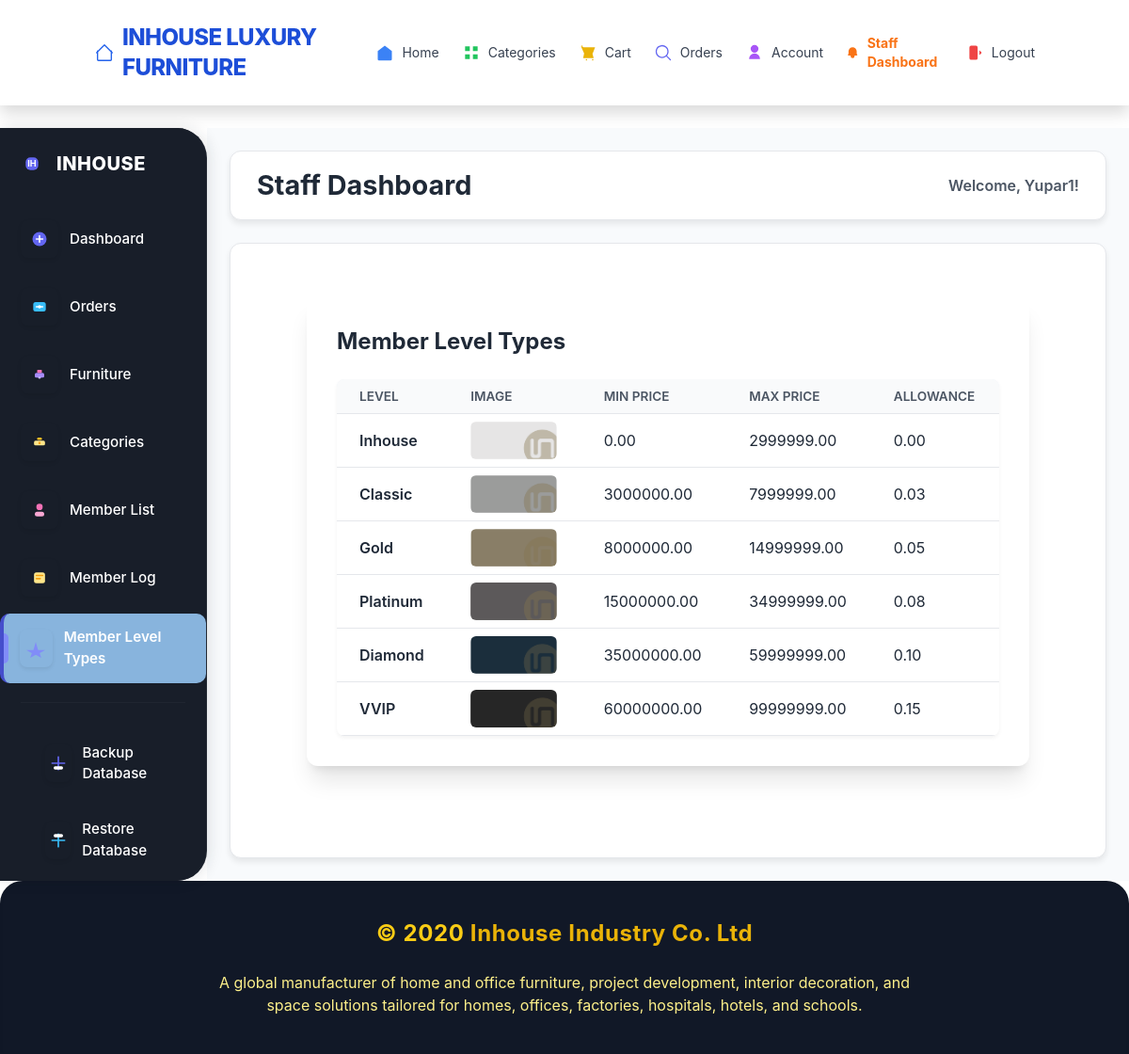
The page /staff/memberlevels/ (signed in) on the database its author committed.
### store/models.py (models this page shows, shortened)
class CustomUser(AbstractUser):
    phone = models.CharField(max_length=15, blank=True, null=True)
    nrc = models.CharField(max_length=30, blank=True)
    dob = models.DateField(null=True, blank=True)
    c_code = models.CharField(max_length=20, unique=True, blank=True)
    createdby = models.CharField(max_length=20, default='website')
    amount = models.DecimalField(
        max_digits=10,
        decimal_places=2,
        default=0.00
    )
    member_level_choices = [
        ('INHOUSE', 'Inhouse'),
        ('CLASSIC', 'Classic'),
        ('GOLD', 'Gold'),
        ('PLATINUM', 'Platinum'),
        ('DIAMOND', 'Diamond'),
        ('VVIP', 'VVIP'),
    ]
    member_level = models.CharField(
        max_length=10,
        choices=member_level_choices,
        default='Bronze'
    )

class MemberLevel(models.Model):
    LEVEL_CHOICES = [
        ('INHOUSE', 'Inhouse'),
        ('CLASSIC', 'Classic'),
        ('GOLD', 'Gold'),
        ('PLATINUM', 'Platinum'),
        ('DIAMOND', 'Diamond'),
        ('VVIP', 'VVIP'),
    ]
    name = models.CharField(max_length=20, choices=LEVEL_CHOICES, unique=True)
    image = models.ImageField(upload_to='member_levels/', blank=True, null=True)
    min_price = models.DecimalField(max_digits=12, decimal_places=2)
    max_price = models.DecimalField(max_digits=12, decimal_places=2)
    allowance = models.DecimalField(max_digits=12, decimal_places=2, help_text="Allowance for this level")

### store/views_staff.py (the view)
@login_required
@user_passes_test(is_staff_check)
def staff_memberlevel_list(request):
    from .models import MemberLevel
    levels = MemberLevel.objects.all().order_by('min_price')
    return render(request, 'staff/memberlevel_list.html', {'levels': levels})

### store/templates/staff/memberlevel_list.html (shortened to what this page needs)
{% extends "staff/base_staff.html" %}
{% block content %}
<div class="max-w-3xl mx-auto bg-white dark:bg-gray-900 rounded-xl shadow-xl p-8 mt-8">
    <h2 class="text-2xl font-bold mb-6">Member Level Types</h2>
    <table class="min-w-full table-auto border-collapse">
        <thead>
            <tr class="bg-slate-100 dark:bg-slate-800">
                <th class="px-4 py-2">Level</th>
                <th class="px-4 py-2">Image</th>
                <th class="px-4 py-2">Min Price</th>
                <th class="px-4 py-2">Max Price</th>
                <th class="px-4 py-2">Allowance</th>
            </tr>
        </thead>
        <tbody>
            {% for level in levels %}
            <tr class="border-b">
                <td class="px-4 py-2 font-semibold">{{ level.get_name_display }}</td>
                <td class="px-4 py-2">
                    {% if level.image %}
                        <img src="{{ level.image.url }}" alt="{{ level.get_name_display }}" class="h-10 rounded" />
                    {% else %}
                        <span class="text-gray-400">No image</span>
                    {% endif %}
                </td>
                <td class="px-4 py-2">{{ level.min_price }}</td>
                <td class="px-4 py-2">{{ level.max_price }}</td>
                <td class="px-4 py-2">{{ level.allowance }}</td>
            </tr>
            {% empty %}
            <tr>
                <td colspan="5" class="text-center py-6 text-gray-500">No member levels found.</td>
            </tr>
            {% endfor %}
        </tbody>
    </table>
</div>
{% endblock %}

### store/templates/staff/base_staff.html (shortened to what this page needs)
{% extends "main/base.html" %}
{% load static %}
{% block body_content %}
    <div class="staff-layout-wrapper">
        <div class="sidebar" id="staffSidebar"
             style="background: #181e29; color: #fff; border-radius: 0 2rem 2rem 0; box-shadow: 2px 0 16px rgba(24,30,41,0.12); width: 220px; min-width: 180px; padding: 0;">
            <div class="flex flex-col h-full">
                <div class="flex items-center gap-3 mb-8 pl-6 pt-6">
                    <svg class="w-9 h-9" viewBox="0 0 24 24" fill="none">
                        <rect x="4" y="4" width="16" height="16" rx="6" fill="#6366f1" />
                        <text x="12" y="16" text-anchor="middle" font-size="11" font-weight="bold">
                            <tspan fill="#fff">IH</tspan>
                        </text>
                    </svg>
                    <span class="font-extrabold text-xl text-white tracking-wide">INHOUSE</span>
                </div>
                <nav class="flex-1">
                    <ul class="flex flex-col gap-1">
                        <li>
                            <a href="{% url 'staff_dashboard' %}" class="sidebar-modern-link group {% if request.resolver_match.url_name == 'staff_dashboard' %}active{% endif %}" style="padding-left: 0;">
                                <span class="block w-1.5 h-8 rounded-r-full {% if request.resolver_match.url_name == 'staff_dashboard' %}bg-indigo-400{% else %}bg-transparent{% endif %}"></span>
                                <span class="sidebar-modern-icon" style="background: none; color: #fff;">
                                    <svg class="w-6 h-6" fill="none" viewBox="0 0 24 24">
                                        <circle cx="12" cy="12" r="9" fill="#6366f1"/>
                                        <path d="M8 12h8" stroke="#fff" stroke-width="2" stroke-linecap="round"/>
                                        <path d="M12 8v8" stroke="#fff" stroke-width="2" stroke-linecap="round"/>
                                    </svg>
                                </span>
                                <span class="sidebar-modern-label text-white">Dashboard</span>
                            </a>
                        </li>
                        <li>
                            <a href="{% url 'staff_order_list' %}" class="sidebar-modern-link group {% if 'staff_order' in request.resolver_match.url_name %}active{% endif %}" style="padding-left: 0;">
                                <span class="block w-1.5 h-8 rounded-r-full {% if 'staff_order' in request.resolver_match.url_name %}bg-indigo-400{% else %}bg-transparent{% endif %}"></span>
                                <span class="sidebar-modern-icon" style="background: none; color: #fff;">
                                    <svg class="w-6 h-6" fill="none" viewBox="0 0 24 24">
                                        <rect x="4" y="6" width="16" height="12" rx="3" fill="#38bdf8"/>
                                        <path d="M8 12h8" stroke="#fff" stroke-width="2" stroke-linecap="round"/>
                                        <circle cx="12" cy="12" r="2" fill="#fff"/>
                                    </svg>
                                </span>
                                <span class="sidebar-modern-label text-white">Orders</span>
                            </a>
                        </li>
                        <li>
                            <a href="{% url 'staff_furniture_list' %}" class="sidebar-modern-link group {% if 'staff_furniture' in request.resolver_match.url_name %}active{% endif %}" style="padding-left: 0;">
                                <span class="block w-1.5 h-8 rounded-r-full {% if 'staff_furniture' in request.resolver_match.url_name %}bg-indigo-400{% else %}bg-transparent{% endif %}"></span>
                                <span class="sidebar-modern-icon" style="background: none; color: #fff;">
                                    <svg class="w-6 h-6" fill="none" viewBox="0 0 24 24">
                                        <rect x="6" y="10" width="12" height="6" rx="2" fill="#a78bfa"/>
                                        <rect x="9" y="6" width="6" height="4" rx="1" fill="#f472b6"/>
                                        <circle cx="12" cy="16" r="1.5" fill="#c4b5fd"/>
                                    </svg>
                                </span>
                                <span class="sidebar-modern-label text-white">Furniture</span>
                            </a>
                        </li>
                        <li>
                            <a href="{% url 'staff_category_list' %}" class="sidebar-modern-link group {% if 'staff_category' in request.resolver_match.url_name %}active{% endif %}" style="padding-left: 0;">
                                <span class="block w-1.5 h-8 rounded-r-full {% if 'staff_category' in request.resolver_match.url_name %}bg-indigo-400{% else %}bg-transparent{% endif %}"></span>
                                <span class="sidebar-modern-icon" style="background: none; color: #fff;">
                                    <svg class="w-6 h-6" fill="none" viewBox="0 0 24 24">
                                        <rect x="5" y="10" width="14" height="6" rx="2" fill="#fde68a"/>
                                        <rect x="9" y="6" width="6" height="3" rx="1.5" fill="#fbbf24"/>
                                        <circle cx="12" cy="13" r="1.5" fill="#f59e0b"/>
                                    </svg>
                                </span>
                                <span class="sidebar-modern-label text-white">Categories</span>
                            </a>
                        </li>
                        <li>
                            <a href="{% url 'staff_customer_list' %}" class="sidebar-modern-link group {% if request.resolver_match.url_name == 'staff_customer_list' %}active{% endif %}" style="padding-left: 0;">
                                <span class="block w-1.5 h-8 rounded-r-full {% if request.resolver_match.url_name == 'staff_customer_list' %}bg-indigo-400{% else %}bg-transparent{% endif %}"></span>
                                <span class="sidebar-modern-icon" style="background: none; color: #fff;">
                                    <svg class="w-6 h-6" fill="none" viewBox="0 0 24 24">
                                        <circle cx="12" cy="8" r="4" fill="#f472b6"/>
                                        <rect x="6" y="14" width="12" height="6" rx="3" fill="#f9a8d4"/>
                                    </svg>
                                </span>
                                <span class="sidebar-modern-label text-white">Member List</span>
                            </a>
                        </li>
                        <li>
                            <a href="{% url 'staff_mbl_list' %}" class="sidebar-modern-link group {% if request.resolver_match.url_name == 'staff_mbl_list' %}active{% endif %}" style="padding-left: 0;">
                                <span class="block w-1.5 h-8 rounded-r-full {% if request.resolver_match.url_name == 'staff_mbl_list' %}bg-indigo-400{% else %}bg-transparent{% endif %}"></span>
                                <span class="sidebar-modern-icon" style="background: none; color: #fff;">
                                    <svg class="w-6 h-6" fill="none" viewBox="0 0 24 24">
                                        <rect x="5" y="5" width="14" height="14" rx="3" fill="#fde68a"/>
                                        <path d="M8 9h8M8 13h5" stroke="#f59e0b" stroke-width="2" stroke-linecap="round"/>
                                    </svg>
                                </span>
                                <span class="sidebar-modern-label text-white">Member Log</span>
                            </a>
                        </li>
                        <li>
                            <a href="{% url 'staff_memberlevel_list' %}" class="sidebar-modern-link group {% if request.resolver_match.url_name == 'staff_memberlevel_list' %}active{% endif %}" style="padding-left: 0;">
                                <span class="block w-1.5 h-8 rounded-r-full {% if request.resolver_match.url_name == 'staff_memberlevel_list' %}bg-indigo-400{% else %}bg-transparent{% endif %}"></span>
                                <span class="sidebar-modern-icon" style="background: none; color: #fff;">
                                    <svg class="w-6 h-6" fill="none" viewBox="0 0 24 24">
                                        <polygon points="12,4 15,14 24,14 17,18 19,24 12,20 5,24 7,18 0,14 9,14" fill="#818cf8"/>
                                    </svg>
                                </span>
                                <span class="sidebar-modern-label text-white">Member Level Types</span>
                            </a>
                        </li>
                    </ul>
                </nav>
                <hr class="w-4/5 border-t border-slate-300 my-6 self-center opacity-30">
                <div class="flex flex-col gap-2 px-4 py-2">
                    <a href="{% url 'staff_db_backup' %}" class="sidebar-modern-link group">
                        <span class="sidebar-modern-icon" style="background: none; color: #fff;">
                            <svg class="w-6 h-6" fill="none" viewBox="0 0 24 24">
                                <path d="M12 4v16m8-8H4" stroke="#6366f1" stroke-width="2" stroke-linecap="round" stroke-linejoin="round"/>
                                <rect x="6" y="16" width="12" height="4" rx="2" fill="#fff"/>
                            </svg>
                        </span>
                        <span class="sidebar-modern-label text-white">Backup Database</span>
                    </a>
                    <a href="{% url 'staff_db_restore' %}" class="sidebar-modern-link group">
                        <span class="sidebar-modern-icon" style="background: none; color: #fff;">
                            <svg class="w-6 h-6" fill="none" viewBox="0 0 24 24">
                                <path d="M12 20V4m-8 8h16" stroke="#38bdf8" stroke-width="2" stroke-linecap="round" stroke-linejoin="round"/>
                                <rect x="6" y="4" width="12" height="4" rx="2" fill="#fff"/>
                            </svg>
                        </span>
                        <span class="sidebar-modern-label text-white">Restore Database</span>
                    </a>
                </div>
            </div>
        </div>
        <div class="staff-main-content-wrapper">
            <header class="staff-header">
                <h1 class="text-2xl font-bold text-gray-800">{% block page_title %}Staff Dashboard{% endblock %}</h1>
                <div class="welcome-text flex items-center gap-2">
                    <span class="font-semibold">Welcome, {{ request.user.username }}!</span>
                </div>
            </header>
            <div class="staff-content-area">
                {% block content %}{% endblock content %}
            </div>
        </div>
    </div>
{% endblock body_content %}

### rows shown on the page
CustomUser: user.username "Yupar1"
MemberLevel: name "Inhouse", image (picture), min_price "0.00", max_price "2999999.00", allowance "0.00"
MemberLevel: name "Classic", image (picture), min_price "3000000.00", max_price "7999999.00", allowance "0.03"
MemberLevel: name "Gold", image (picture), min_price "8000000.00", max_price "14999999.00", allowance "0.05"
MemberLevel: name "Platinum", image (picture), min_price "15000000.00", max_price "34999999.00", allowance "0.08"
MemberLevel: name "Diamond", image (picture), min_price "35000000.00", max_price "59999999.00", allowance "0.10"
MemberLevel: name "VVIP", image (picture), min_price "60000000.00", max_price "99999999.00", allowance "0.15"
